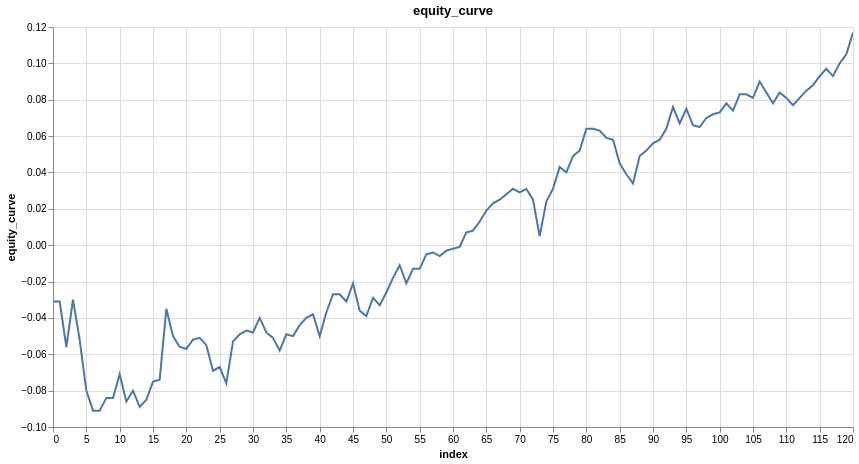

The code cell stored with this chart in its notebook:
### Code cell
research.plot_column(trade_results, 'equity_curve')

### Figure 1 — Vega specification as saved in the notebook (floating-point values rounded to 4 significant figures)
{"$schema": "https://vega.github.io/schema/vega/v6.json", "data": [{"name": "param_1e9efca18e7a2868_store"}, {"name": "source_0", "values": [{"equity_curve": -0.031, "index": 0}, {"equity_curve": -0.031, "index": 1}, {"equity_curve": -0.056, "index": 2}, {"equity_curve": -0.03, "index": 3}, {"equity_curve": -0.052, "index": 4}, {"equity_curve": -0.08, "index": 5}, {"equity_curve": -0.091, "index": 6}, {"equity_curve": -0.091, "index": 7}, {"equity_curve": -0.084, "index": 8}, {"equity_curve": -0.084, "index": 9}, {"equity_curve": -0.071, "index": 10}, {"equity_curve": -0.086, "index": 11}, {"equity_curve": -0.08, "index": 12}, {"equity_curve": -0.089, "index": 13}, {"equity_curve": -0.085, "index": 14}, {"equity_curve": -0.075, "index": 15}, {"equity_curve": -0.074, "index": 16}, {"equity_curve": -0.035, "index": 17}, {"equity_curve": -0.05, "index": 18}, {"equity_curve": -0.056, "index": 19}, {"equity_curve": -0.057, "index": 20}, {"equity_curve": -0.052, "index": 21}, {"equity_curve": -0.051, "index": 22}, {"equity_curve": -0.055, "index": 23}, {"equity_curve": -0.069, "index": 24}, {"equity_curve": -0.067, "index": 25}, {"equity_curve": -0.076, "index": 26}, {"equity_curve": -0.053, "index": 27}, {"equity_curve": -0.049, "index": 28}, {"equity_curve": -0.047, "index": 29}, {"equity_curve": -0.048, "index": 30}, {"equity_curve": -0.04, "index": 31}, {"equity_curve": -0.048, "index": 32}, {"equity_curve": -0.051, "index": 33}, {"equity_curve": -0.058, "index": 34}, {"equity_curve": -0.049, "index": 35}, {"equity_curve": -0.05, "index": 36}, {"equity_curve": -0.044, "index": 37}, {"equity_curve": -0.04, "index": 38}, {"equity_curve": -0.038, "index": 39}, {"equity_curve": -0.05, "index": 40}, {"equity_curve": -0.037, "index": 41}, {"equity_curve": -0.027, "index": 42}, {"equity_curve": -0.027, "index": 43}, {"equity_curve": -0.031, "index": 44}, {"equity_curve": -0.021, "index": 45}, {"equity_curve": -0.036, "index": 46}, {"equity_curve": -0.039, "index": 47}, {"equity_curve": -0.029, "index": 48}, {"equity_curve": -0.033, "index": 49}, {"equity_curve": -0.026, "index": 50}, {"equity_curve": -0.018, "index": 51}, {"equity_curve": -0.011, "index": 52}, {"equity_curve": -0.021, "index": 53}, {"equity_curve": -0.013, "index": 54}, {"equity_curve": -0.013, "index": 55}, {"equity_curve": -0.005, "index": 56}, {"equity_curve": -0.004, "index": 57}, {"equity_curve": -0.006, "index": 58}, {"equity_curve": -0.003, "index": 59}, {"equity_curve": -0.002, "index": 60}, {"equity_curve": -0.001, "index": 61}, {"equity_curve": 0.007, "index": 62}, {"equity_curve": 0.008, "index": 63}, {"equity_curve": 0.013, "index": 64}, {"equity_curve": 0.019, "index": 65}, {"equity_curve": 0.023, "index": 66}, {"equity_curve": 0.025, "index": 67}, {"equity_curve": 0.028, "index": 68}, {"equity_curve": 0.031, "index": 69}, {"equity_curve": 0.029, "index": 70}, {"equity_curve": 0.031, "index": 71}, {"equity_curve": 0.025, "index": 72}, {"equity_curve": 0.005, "index": 73}, {"equity_curve": 0.024, "index": 74}, {"equity_curve": 0.031, "index": 75}, {"equity_curve": 0.043, "index": 76}, {"equity_curve": 0.04, "index": 77}, {"equity_curve": 0.049, "index": 78}, {"equity_curve": 0.052, "index": 79}, {"equity_curve": 0.064, "index": 80}, {"equity_curve": 0.064, "index": 81}, {"equity_curve": 0.063, "index": 82}, {"equity_curve": 0.059, "index": 83}, {"equity_curve": 0.058, "index": 84}, {"equity_curve": 0.045, "index": 85}, {"equity_curve": 0.039, "index": 86}, {"equity_curve": 0.034, "index": 87}, {"equity_curve": 0.049, "index": 88}, {"equity_curve": 0.052, "index": 89}, {"equity_curve": 0.056, "index": 90}, {"equity_curve": 0.058, "index": 91}, {"equity_curve": 0.064, "index": 92}, {"equity_curve": 0.076, "index": 93}, {"equity_curve": 0.067, "index": 94}, {"equity_curve": 0.075, "index": 95}, {"equity_curve": 0.066, "index": 96}, {"equity_curve": 0.065, "index": 97}, {"equity_curve": 0.07, "index": 98}, {"equity_curve": 0.072, "index": 99}, {"equity_curve": 0.073, "index": 100}, {"equity_curve": 0.078, "index": 101}, {"equity_curve": 0.074, "index": 102}, {"equity_curve": 0.083, "index": 103}, {"equity_curve": 0.083, "index": 104}, {"equity_curve": 0.081, "index": 105}, {"equity_curve": 0.09, "index": 106}, {"equity_curve": 0.084, "index": 107}, {"equity_curve": 0.078, "index": 108}, {"equity_curve": 0.084, "index": 109}, {"equity_curve": 0.081, "index": 110}, {"equity_curve": 0.077, "index": 111}, {"equity_curve": 0.081, "index": 112}, {"equity_curve": 0.085, "index": 113}, {"equity_curve": 0.088, "index": 114}, {"equity_curve": 0.093, "index": 115}, {"equity_curve": 0.097, "index": 116}, {"equity_curve": 0.093, "index": 117}, {"equity_curve": 0.1, "index": 118}, {"equity_curve": 0.105, "index": 119}, {"equity_curve": 0.117, "index": 120}]}, {"name": "source_0_x_domain_index", "values": [{"min": 0, "max": 120}]}, {"name": "source_0_y_domain_equity_curve", "values": [{"min": -0.091, "max": 0.117}]}], "signals": [{"name": "unit", "value": {}, "on": [{"events": "pointermove", "update": "isTuple(group()) ? group() : unit"}]}, {"name": "param_1e9efca18e7a2868", "update": "vlSelectionResolve(\"param_1e9efca18e7a2868_store\", \"union\")"}, {"name": "param_1e9efca18e7a2868_index", "on": [{"events": [{"source": "view", "type": "dblclick"}], "update": "null"}, {"events": {"signal": "param_1e9efca18e7a2868_translate_delta"}, "update": "panLinear(param_1e9efca18e7a2868_translate_anchor.extent_x, -param_1e9efca18e7a2868_translate_delta.x / width)"}, {"events": {"signal": "param_1e9efca18e7a2868_zoom_delta"}, "update": "zoomLinear(domain(\"x\"), param_1e9efca18e7a2868_zoom_anchor.x, param_1e9efca18e7a2868_zoom_delta)"}]}, {"name": "param_1e9efca18e7a2868_equity_curve", "on": [{"events": [{"source": "view", "type": "dblclick"}], "update": "null"}, {"events": {"signal": "param_1e9efca18e7a2868_translate_delta"}, "update": "panLinear(param_1e9efca18e7a2868_translate_anchor.extent_y, param_1e9efca18e7a2868_translate_delta.y / height)"}, {"events": {"signal": "param_1e9efca18e7a2868_zoom_delta"}, "update": "zoomLinear(domain(\"y\"), param_1e9efca18e7a2868_zoom_anchor.y, param_1e9efca18e7a2868_zoom_delta)"}]}, {"name": "param_1e9efca18e7a2868_tuple", "on": [{"events": [{"signal": "param_1e9efca18e7a2868_index || param_1e9efca18e7a2868_equity_curve"}], "update": "param_1e9efca18e7a2868_index && param_1e9efca18e7a2868_equity_curve ? {unit: \"\", fields: param_1e9efca18e7a2868_tuple_fields, values: [param_1e9efca18e7a2868_index,param_1e9efca18e7a2868_equity_curve]} : null"}]}, {"name": "param_1e9efca18e7a2868_tuple_fields", "value": [{"field": "index", "channel": "x", "type": "R"}, {"field": "equity_curve", "channel": "y", "type": "R"}]}, {"name": "param_1e9efca18e7a2868_translate_anchor", "value": {}, "on": [{"events": [{"source": "scope", "type": "pointerdown"}], "update": "{x: x(unit), y: y(unit), extent_x: domain(\"x\"), extent_y: domain(\"y\")}"}]}, {"name": "param_1e9efca18e7a2868_translate_delta", "value": {}, "on": [{"events": [{"source": "window", "between": [{"source": "scope", "type": "pointerdown"}, {"source": "window", "type": "pointerup"}], "type": "pointermove", "consume": true}], "update": "{x: param_1e9efca18e7a2868_translate_anchor.x - x(unit), y: param_1e9efca18e7a2868_translate_anchor.y - y(unit)}"}]}, {"name": "param_1e9efca18e7a2868_zoom_anchor", "on": [{"events": [{"source": "scope", "type": "wheel", "consume": true}], "update": "{x: invert(\"x\", x(unit)), y: invert(\"y\", y(unit))}"}]}, {"name": "param_1e9efca18e7a2868_zoom_delta", "on": [{"events": [{"source": "scope", "type": "wheel", "consume": true}], "update": "pow(1.001, event.deltaY * pow(16, event.deltaMode))", "force": true}]}, {"name": "param_1e9efca18e7a2868_modify", "on": [{"events": {"signal": "param_1e9efca18e7a2868_tuple"}, "update": "modify(\"param_1e9efca18e7a2868_store\", param_1e9efca18e7a2868_tuple, true)"}]}], "marks": [{"type": "line", "name": "marks", "from": {"data": "source_0"}, "sort": {"field": "x"}, "encode": {"update": {"defined": {"signal": "isValid(datum[\"index\"]) && isFinite(+datum[\"index\"]) && isValid(datum[\"equity_curve\"]) && isFinite(+datum[\"equity_curve\"])"}, "stroke": {"value": "#4c78a8"}, "tooltip": {"signal": "{\"index\": format(datum[\"index\"], \"\"), \"equity_curve\": format(datum[\"equity_curve\"], \"\")}"}, "x": {"field": "index", "scale": "x"}, "y": {"field": "equity_curve", "scale": "y"}}}, "style": ["line"], "interactive": true, "clip": true}], "scales": [{"name": "x", "type": "linear", "domain": [{"signal": "(data(\"source_0_x_domain_index\")[0] || {}).min"}, {"signal": "(data(\"source_0_x_domain_index\")[0] || {}).max"}], "range": [0, {"signal": "width"}], "zero": false, "domainRaw": {"signal": "param_1e9efca18e7a2868[\"index\"]"}, "nice": true}, {"name": "y", "type": "linear", "domain": [{"signal": "(data(\"source_0_y_domain_equity_curve\")[0] || {}).min"}, {"signal": "(data(\"source_0_y_domain_equity_curve\")[0] || {}).max"}], "range": [{"signal": "height"}, 0], "nice": true, "zero": true, "domainRaw": {"signal": "param_1e9efca18e7a2868[\"equity_curve\"]"}}], "axes": [{"scale": "x", "domain": false, "ticks": false, "grid": true, "aria": false, "zindex": 0, "maxExtent": 0, "tickCount": {"signal": "ceil(width/40)"}, "labels": false, "minExtent": 0, "gridScale": "y", "orient": "bottom"}, {"scale": "y", "domain": false, "grid": true, "maxExtent": 0, "orient": "left", "gridScale": "x", "ticks": false, "labels": false, "aria": false, "zindex": 0, "minExtent": 0, "tickCount": {"signal": "ceil(height/40)"}}, {"scale": "x", "grid": false, "labelFlush": true, "labelOverlap": true, "tickCount": {"signal": "ceil(width/40)"}, "zindex": 0, "title": "index", "orient": "bottom"}, {"scale": "y", "labelOverlap": true, "orient": "left", "tickCount": {"signal": "ceil(height/40)"}, "zindex": 0, "grid": false, "title": "equity_curve"}], "title": {"text": "equity_curve", "frame": "group"}, "background": "white", "padding": 5, "width": 800, "height": 400, "style": "cell"}
